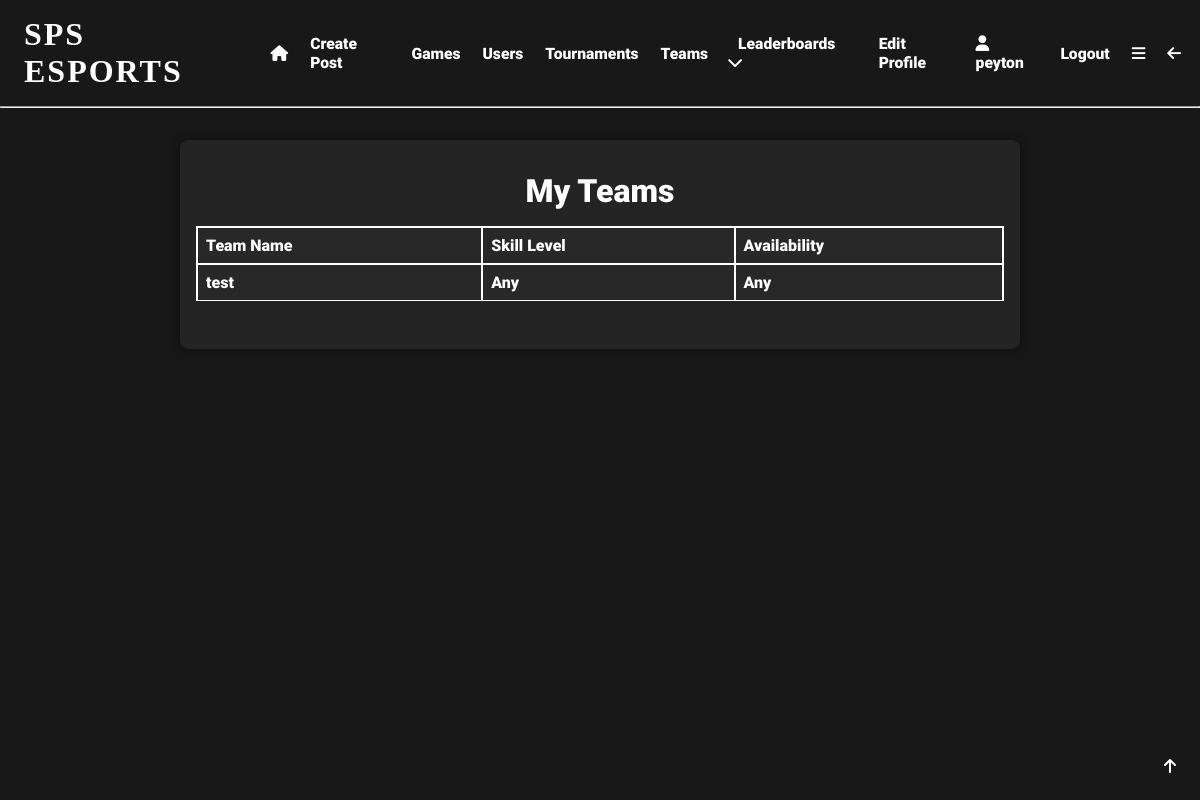
Screenshot of /my_teams (signed in) with the database file from the repository.
### app/models.py (models this page shows, shortened)
class User(UserMixin, db.Model):
    user_id = db.Column(db.Integer, primary_key=True)
    username = db.Column(db.String(64), index=True, unique=True)
    email = db.Column(db.String(120), index=True, unique=True)
    password_hash = db.Column(db.String(128), nullable=False)
    pfp = db.Column(db.String(140))
    user_bio = db.Column(db.String(140), default='New to SPS eSports!!!')
    pronouns = db.Column(db.String(64), nullable=True)
    skill_level = db.Column(db.String(64), default='Unsure')
    role = db.Column(db.String(64))
    grade = db.Column(db.String(64), nullable=True, default='Unsure')
    availability = db.Column(db.String(140), default='Unsure')
    teams = db.relationship('Teams', back_populates='user')
    team_users = db.relationship('TeamUsers', back_populates='user')
    posts = db.relationship('Posts', back_populates='user')
    likes = db.relationship('Likes', back_populates='user')
    tournaments = db.relationship('Tournaments', back_populates='user')
    favourite_games = db.relationship('FavouriteGames', back_populates='user')
    tournament_users = db.relationship('TournamentUsers', back_populates='user')
    comments = db.relationship('Comments', back_populates='user')
    matches = db.relationship('Matches', back_populates='user')
    match_users = db.relationship('MatchUsers', back_populates='user')
    following = db.relationship('Following', backref='user', foreign_keys='Following.user_id')
    followed = db.relationship('Following', foreign_keys='Following.following_id')
    sponsor = db.relationship('SponsoredUsers', backref='user', foreign_keys='SponsoredUsers.sponsor_id')
    sponsored = db.relationship('SponsoredUsers', foreign_keys='SponsoredUsers.sponsored_id')

class Teams(db.Model):
    team_id = db.Column(db.Integer, primary_key=True, index=True, unique=True, nullable=False)
    team_name = db.Column(db.String(64), index=True, unique=True)
    team_description = db.Column(db.String(140), default='New Team!!!')
    limit = db.Column(db.Integer, default=5)
    availability = db.Column(db.String(140), nullable=True)
    skill_level = db.Column(db.String(64), nullable=True)
    admin_id = db.Column(db.Integer, db.ForeignKey('user.user_id'), name='fk_admin_id')
    user = db.relationship('User', back_populates='teams')
    team_users = db.relationship('TeamUsers', back_populates='team')
    practises = db.relationship('Practises', back_populates='team')

### app/routes.py (the view)
@app.route('/my_teams', methods=['GET', 'POST'])
@login_required
def my_teams():
    user = current_user
    team_users = TeamUsers.query.filter_by(user_id=user.user_id).all()
    teams = []
    for team_user in team_users:
        team = Teams.query.filter_by(team_id=team_user.team_id).first()
        teams.append(team)
    return render_template('my_teams.html', title="My Teams", teams=teams)

### app/models.py (called while the page is built)
@login.user_loader
def load_user(user_id):
    return User.query.get(int(user_id))  # returns the user id as an integer

### app/templates/my_teams.html
{% extends 'base.html' %}
{% block content %}
<div class="centre">
  <div class="gen-container">
    <div class="info-table">
      <h1>My Teams</h1>
      {% if teams %}
      <table>
        <tr>
          <th>Team Name</th>
          <th>Skill Level</th>
          <th>Availability</th>
        </tr>
        {% for team in teams %}
        <tr>
          <td>{{ team.team_name }}</td>
          <td>{{ team.skill_level }}</td>
          <td>{{ team.availability }}</td>
        </tr>
        {% endfor %}
      </table>
      {% else %}
      <p>You are not in any teams</p>
      <a href="{{ url_for('team_search') }}"><i class="fa-solid fa-magnifying-glass"></i>   Search for teams to join</a>
      {% endif %}
    </div>
  </div>
</div>
{% endblock %}

### app/templates/base.html (shortened to what this page needs)
<!DOCTYPE html>
<html lang="en">
<head>
    <link rel="stylesheet" href="{{ url_for('static', filename='css/styles.css') }}">
</head>
<body>
  <div id="top" class="header">
      {% if current_user.is_anonymous %}
        <h1 onclick="location.href='login'">SPS ESPORTS</h1>
        <a href="{{ url_for('login') }}">Login</a>
        <a href="{{ url_for('register') }}">Register</a>
        <a href="{{ url_for('about') }}">About</a>
      {% else %}
        <h1 onclick="location.href='{{url_for('index')}}'">SPS ESPORTS</h1>
          <a href="{{ url_for('index') }}" class="hidemobile"><i class="fa-solid fa-house"></i></a>
          <a href="{{ url_for('create_post') }}" class="hidemobile">Create Post</a>
          <a href="{{ url_for('search') }}" class="hidemobile">Games</a>
          <a href="{{ url_for('user_search') }}" class="hidemobile">Users</a>
          <a href="{{ url_for('tournament_search') }}" class="hidemobile">Tournaments</a>
          <a href="{{url_for('team_search')}}" class="hidemobile">Teams</a>
          <div class="expand" class="hidemobile">
              <div class="expand-button">
                  <a href="javascript:showDropdown()">Leaderboards <i class="fa-solid fa-chevron-down"></i></a>
              </div>
          </div>
          <a href="{{ url_for('edit_profile') }}" class="hidemobile">Edit Profile</a>
          <a href="{{ url_for('user', username=current_user.username) }}" class="hidemobile"><i class="fa-solid fa-user"></i>
              {{current_user.username}}</a>
          <a href="{{ url_for('logout') }}" class="hidemobile">Logout</a>
        <a href="javascript:showNavBar()"><i class="fa-solid fa-bars"></i></a>
        <a href="javascript:window.history.back();" class="hidemobile"><i class="fa-solid fa-arrow-left"></i></a>
      {% endif %}
  </div>
    <hr>
  <div class="topbutton">
    <a href="#top"><i class="fa-solid fa-arrow-up"></i></a>
  </div>
{% block content %} {% endblock %}
</body>
</html>

### app/static/css/styles.css (style rules this page uses)
* { margin: 0; padding: 0; box-sizing: border-box; scroll-behavior: smooth; scrollbar-width: thin; scrollbar-color: white var(--bg); }
body { background: var(--bg); color: white; }
:root { --accent: #e81c29; --bg: #181818; --bg2: #282828; --lightbg: rgba(255,255,255,0.05); }
.header { display:flex; align-items: center; padding: 1em 0.5em; }
.header a { padding: 0em 0.7em; font-family: 'Roboto'; font-size: 0.98em; text-decoration: none; transition: 0.5s; position: relative; transition: 0.3s; color: white; }
.header a::before { content: ''; position: absolute; width: 100%; height: 2px; left: 0; bottom: -2px; background-color: var(--accent); transform-origin: right; transform: scaleX(0); transition: transform 0.3s; }
.header h1 { box-shadow: inset 0 0 0 0 var(--bg); font-family: 'Nausea'; letter-spacing: 2px; padding: 0 0.5em; position: relative; transition: color 0.3s ease-in-out, box-shadow 0.3s ease-in-out; }
.expand { font-family: 'Roboto'; padding: 0.5em; position: relative; }
h1 { font-family: 'Roboto'; font-size: 2em; }
.centre h1 { text-align: center; }
.topbutton { position: fixed; bottom: 1em; right: 1em; padding: 0.5em; border-radius: 50%; background-color: var(--bg); color: white; font-family: 'Roboto'; font-size: 1em; transition: 0.5s; }
a { color: white; text-decoration: none; transition: 0.5s; padding: 0.5em 0; position: relative; font-family: 'Roboto'; }
a::before { content: ''; position: absolute; width: 100%; height: 2px; left: 0; bottom: -2px; background-color: var(--accent); transform-origin: right; transform: scaleX(0); transition: transform 0.3s; }
.centre { display: flex; flex-flow: row wrap; align-items: center; justify-content: center; width: 100%; margin: 1em 0; }
.info-table { display: flex; flex-flow: column wrap; align-items: center; justify-content: center; width: 100%; margin: 1em 0; font-family: 'Roboto'; }
.info-table table { width: 100%; border-collapse: collapse; margin: 1em 0; text-align: left; }
.info-table th { padding: 0.5em; border: 2px solid white; background-color: var(--bg2); }
.info-table td { padding: 0.5em; border: 1px solid white; border-right: 2px solid white; border-left: 2px solid white; background-color: var(--bg2); }
.gen-container { display: flex; flex-flow: column wrap; align-items: center; justify-content: center; width: 70%; margin: 1em 0; font-family: 'Roboto'; background-color: var(--lightbg); padding: 1em; border-radius: 0.5em; box-shadow: 0 0 10px 0 rgba(0,0,0,0.5); }

### rows the page displays
User: username "peyton"
Teams: team_name "test", skill_level "Any", availability "Any"
